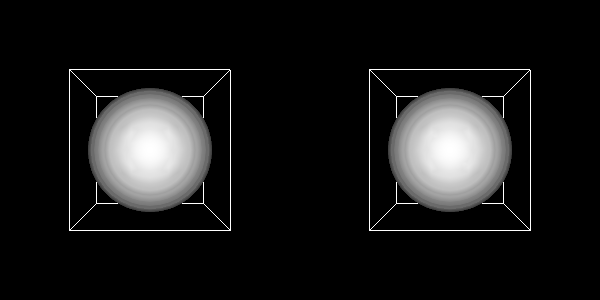

Python code for this plot:
#!/usr/bin/env python

# Compare contour filters with different scalar tree strategies
# (no tree, vtkSimpleScalarTree, vtkSpanSpace) on an Exodus II dataset,
# displayed in two viewports.

import os

# Factory overrides
import vtkmodules.vtkInteractionStyle  # noqa: F401
import vtkmodules.vtkRenderingOpenGL2  # noqa: F401

from vtkmodules.vtkCommonExecutionModel import (
    vtkSimpleScalarTree,
    vtkSpanSpace,
)
from vtkmodules.vtkFiltersCore import vtkContourFilter
from vtkmodules.vtkFiltersModeling import vtkOutlineFilter
from vtkmodules.vtkIOExodus import vtkExodusIIReader
from vtkmodules.vtkRenderingCore import (
    vtkActor,
    vtkCompositePolyDataMapper,
    vtkPolyDataMapper,
    vtkRenderWindow,
    vtkRenderWindowInteractor,
    vtkRenderer,
)

# Data file path (relative to this script)
data_dir = os.environ.get("VPE_DATA_DIR", os.path.dirname(os.path.abspath(__file__)))

# Reader: load Exodus II file
reader = vtkExodusIIReader()
reader.SetFileName(os.path.join(data_dir, "disk_out_ref.ex2"))
reader.SetPointResultArrayStatus("Temp", 1)
reader.Update()

input_data = reader.GetOutput().GetBlock(0).GetBlock(0)

# Scalar trees
simple_tree = vtkSimpleScalarTree()
simple_tree.SetBranchingFactor(3)

span_tree = vtkSpanSpace()
span_tree.SetResolution(100)

# Non-threaded contour filter with span space tree
contour = vtkContourFilter()
contour.SetInputData(input_data)
contour.UseScalarTreeOn()
contour.SetScalarTree(span_tree)
contour.SetValue(0, 350)
contour.SetInputArrayToProcess(0, 0, 0, 0, "Temp")
contour.GenerateTrianglesOff()
contour.Update()

contour_mapper = vtkPolyDataMapper()
contour_mapper.SetInputConnection(contour.GetOutputPort())
contour_mapper.ScalarVisibilityOff()

contour_actor = vtkActor()
contour_actor.SetMapper(contour_mapper)
contour_actor.GetProperty().SetColor(1, 1, 1)

outline = vtkOutlineFilter()
outline.SetInputData(input_data)

outline_mapper = vtkPolyDataMapper()
outline_mapper.SetInputConnection(outline.GetOutputPort())

outline_actor = vtkActor()
outline_actor.SetMapper(outline_mapper)

# Threaded contour filter with simple scalar tree
contour_t = vtkContourFilter()
contour_t.SetInputData(input_data)
contour_t.UseScalarTreeOn()
contour_t.SetScalarTree(simple_tree)
contour_t.SetValue(0, 350)
contour_t.SetInputArrayToProcess(0, 0, 0, 0, "Temp")
contour_t.GenerateTrianglesOff()
contour_t.Update()

contour_t_mapper = vtkCompositePolyDataMapper()
contour_t_mapper.SetInputConnection(contour_t.GetOutputPort())
contour_t_mapper.ScalarVisibilityOff()

contour_t_actor = vtkActor()
contour_t_actor.SetMapper(contour_t_mapper)
contour_t_actor.GetProperty().SetColor(1, 1, 1)

outline_t = vtkOutlineFilter()
outline_t.SetInputData(input_data)

outline_t_mapper = vtkPolyDataMapper()
outline_t_mapper.SetInputConnection(outline_t.GetOutputPort())

outline_t_actor = vtkActor()
outline_t_actor.SetMapper(outline_t_mapper)

# Two viewports
renderer_0 = vtkRenderer()
renderer_0.SetViewport(0, 0, 0.5, 1)
renderer_0.SetBackground(0, 0, 0)
renderer_0.AddActor(outline_actor)
renderer_0.AddActor(contour_actor)

renderer_1 = vtkRenderer()
renderer_1.SetViewport(0.5, 0, 1, 1)
renderer_1.SetBackground(0, 0, 0)
renderer_1.AddActor(outline_t_actor)
renderer_1.AddActor(contour_t_actor)

# Window
render_window = vtkRenderWindow()
render_window.SetMultiSamples(0)
render_window.AddRenderer(renderer_0)
render_window.AddRenderer(renderer_1)
render_window.SetSize(600, 300)
render_window.SetWindowName("scalar trees")

# Scene
renderer_0.ResetCamera()
renderer_1.ResetCamera()

# Interactor
interactor = vtkRenderWindowInteractor()
interactor.SetRenderWindow(render_window)

interactor.Initialize()
interactor.Start()
